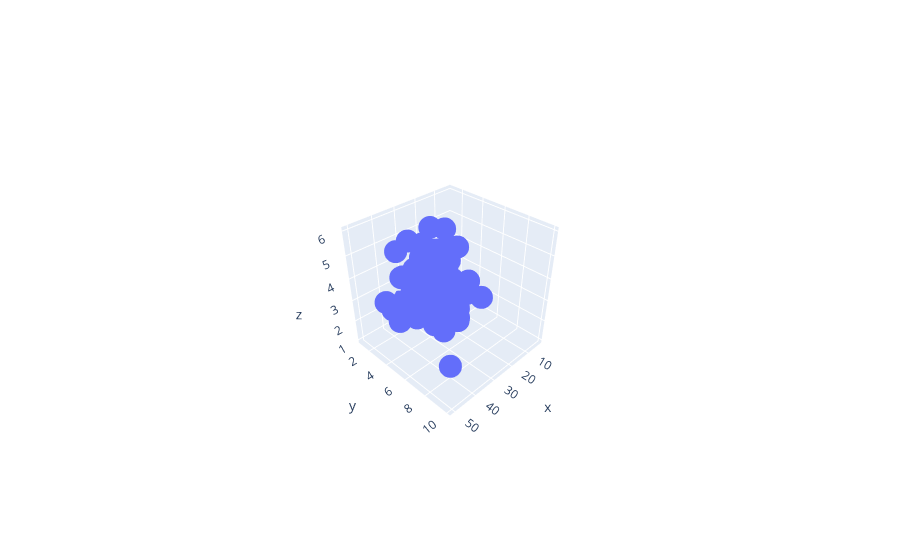

The notebook cell saved with this chart:
### Code cell
import plotly.graph_objects as go
fig = go.Figure()
fig.add_trace(go.Scatter3d(x=tips.total_bill, y=tips.tip , mode='markers' ,z =tips['size'] ))
fig.show()

### Figure 1 — Plotly figure (JSON) as saved in the notebook; plotly's stock layout.template omitted (floating-point values rounded to 4 significant figures; data arrays with more than 128 entries replaced by an {"elided": "..."} marker saying what was removed)
{"data": [{"mode": "markers", "type": "scatter3d", "x": {"elided": "244 float values"}, "y": {"elided": "244 float values"}, "z": {"elided": "244 int values"}}], "layout": {"autosize": true, "scene": {"aspectmode": "auto", "aspectratio": {"x": 1, "y": 1, "z": 1}, "camera": {"center": {"x": 0, "y": 0, "z": 0}, "eye": {"x": 1.888, "y": 1.888, "z": 1.888}, "projection": {"type": "perspective"}, "up": {"x": 0, "y": 0, "z": 1}}}}}
